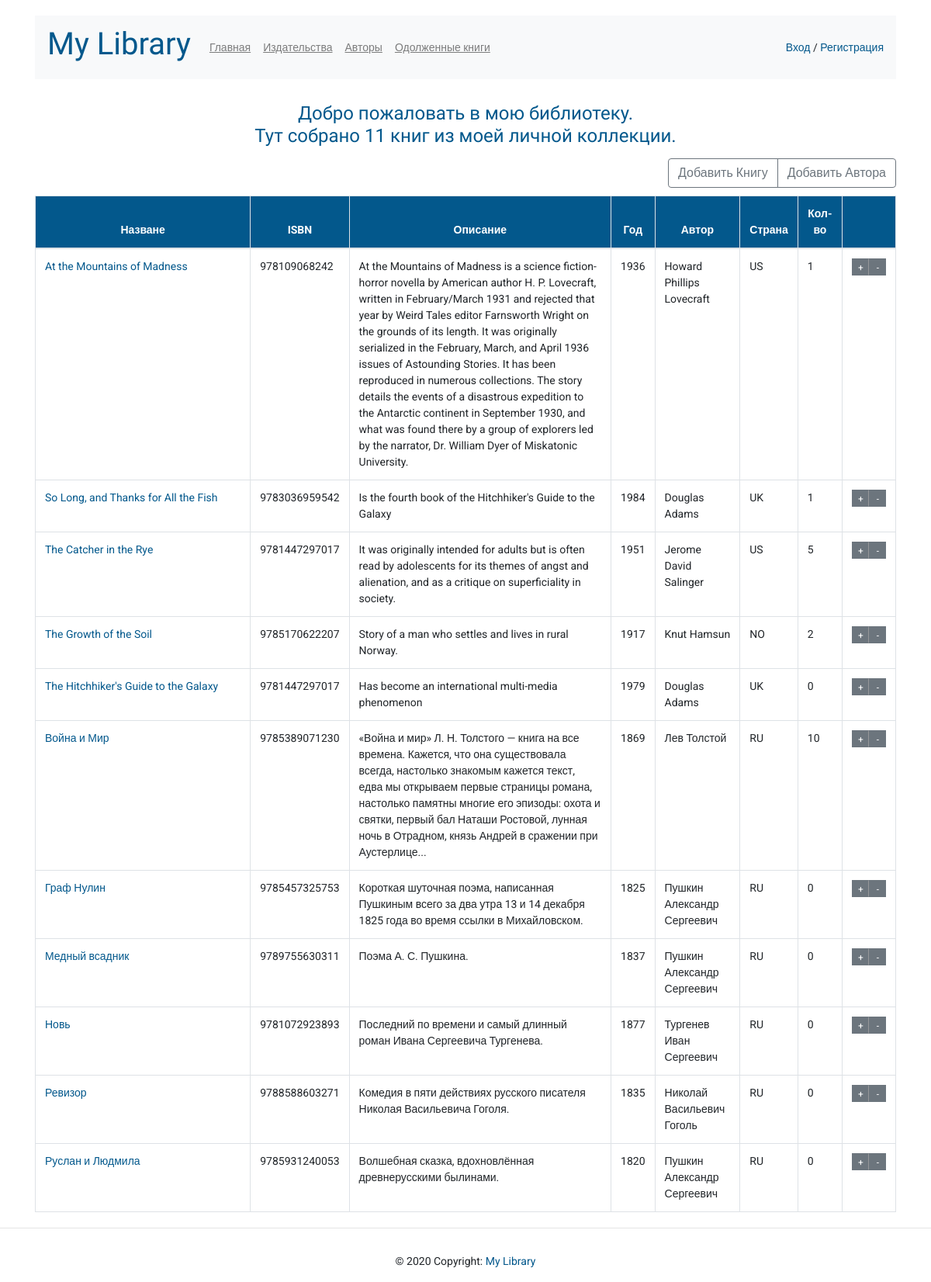
The page / on the database its author committed.
### p_library/models.py (models this page shows, shortened)
class Book(models.Model):
    ISBN = models.CharField(max_length=13)
    title = models.TextField(verbose_name='Название')
    description = models.TextField(verbose_name='Описание')
    year_release = models.SmallIntegerField(verbose_name='Год издания')
    copy_count = models.SmallIntegerField(default=0, verbose_name='Кол-во', blank=True)
    price = models.DecimalField(max_digits=10, decimal_places=2, default=0, verbose_name='Цена', blank=True)
    author = models.ForeignKey(Author, on_delete=models.CASCADE, verbose_name='Автор',
                               related_name='book_author')
    publisher = models.ForeignKey(Publisher, on_delete=models.SET_DEFAULT, default=1,
                                  verbose_name='Издатель')
    friend_reader = models.ManyToManyField('p_library.Friend', related_name='book_reader',
                                           verbose_name='Читающие друзья', blank=True)
    image = models.ImageField(upload_to='book_covers', blank=True)
    class Meta:
        ordering = ['title']

class Author(models.Model):
    full_name = models.TextField(verbose_name='Имя')
    birth_year = models.SmallIntegerField(verbose_name='Год рождения')
    country = models.CharField(verbose_name='Страна', max_length=2)
    class Meta:
        ordering = ['full_name']

### p_library/views.py (the view)
# urls.py: path('', views.index),
def index(request):
    template = loader.get_template('index.html')
    books = Book.objects.all()
    data = {
        'title': 'мою библиотеку',
        'books': books,
    }
    if request.user.is_authenticated:
        data['username'] = request.user.username
    return HttpResponse(template.render(data, request))

### p_library/templates/index.html (shortened to what this page needs)
{% extends 'base.html' %}
{% block content %}
<h4 class="text-center">Добро пожаловать в {{ title }}. <br>
    Тут собрано {{ books|length }} книг из моей личной коллекции.</h4>
<div class="btn-group add-btn-main-group" role="group">
    <a href="/book/create" class="btn btn-outline-secondary add-btn-main">Добавить Книгу</a>
    <a href="/author/create" class="btn btn-outline-secondary add-btn-main">Добавить Автора</a>
</div>
<table class="table table-bordered table-condensed">
    <thead>
        <tr class="text-center">
            <th class="w-25">Назване</th>
            <th>ISBN</th>
            <th>Описание</th>
            <th>Год</th>
            <th>Автор</th>
            <th>Страна</th>
            <th>Кол-во</th>
            <th></th>
        </tr>
    </thead>
    <tbody>
        {% for book in books %}
        <tr>
            <td><a href="../book/{{ book.pk }}" title="подробнее">{{ book.title }}</a></td>
            <td>{{ book.ISBN }}</td>
            <td>{{ book.description }}</td>
            <td>{{ book.year_release }}</td>
            <td>{{ book.author.full_name }}</td>
            <td>{{ book.author.country }}</td>
            <td>{{ book.copy_count }}</td>
            <td>
                <div class="btn-group" role="group" aria-label="Basic example">
                    <form action="/index/book_increment/" method="post" enctype="multipart/form-data">
                        <input class="btn btn-secondary right-border btn-small" type="submit" value="+">
                    </form>
                    <form action="/index/book_decrement/" method="post" enctype="multipart/form-data">
                        <input class="btn btn-secondary btn-small" type="submit" value="-">
                    </form>
                </div>
            </td>
        </tr>
        {% endfor %}
    </tbody>
</table>
{% endblock %}

### p_library/static/CSS/style.css (style rules this page uses)
html { position: relative; min-height: 100%; }
body { font-family: 'Roboto', sans-serif; font-size: 14px; margin-bottom: 90px; }
h1, h2, h3, h4 { color: #03588c; font-family: 'Open Sans Condensed', sans-serif; }
th { background-color: #03588c; color: white; }
.btn-small { width: 22px; height: 22px; font-size: 12px; padding: 1px 0 0 1px; border-radius: 0 !important; }
.btn-small.right-border { border-right: 1px solid #959699; }
a { color: #03588c; }
.add-btn-main-group { margin-top: 6px; margin-bottom: 10px; float: right; }

### rows shown on the page
Book: title "At the Mountains of Madness", ISBN "978109068242", description "At the Mountains of Madness is a science fiction-horror novella by American author H. P. Lovecraft, written in February/March 1931 and rejected that year by Weird Tales editor Farnsworth Wright on the grounds of its length. It was originally serialized in the February, March, and April 1936 issues of Astounding Stories. It has been reproduced in numerous collections. The story details the events of a disastrous expedition to the Antarctic continent in September 1930, and what was found there by a group of explorers led by the narrator, Dr. William Dyer of Miskatonic University.", year_release "1936", author.full_name "Howard Phillips Lovecraft", author.country "US", copy_count "1"
Book: title "So Long, and Thanks for All the Fish", ISBN "9783036959542", description "Is the fourth book of the Hitchhiker's Guide to the Galaxy", year_release "1984", author.full_name "Douglas Adams", author.country "UK", copy_count "1"
Book: title "The Catcher in the Rye", ISBN "9781447297017", description "It was originally intended for adults but is often read by adolescents for its themes of angst and alienation, and as a critique on superficiality in society.", year_release "1951", author.full_name "Jerome David Salinger", author.country "US", copy_count "5"
Book: title "The Growth of the Soil", ISBN "9785170622207", description "Story of a man who settles and lives in rural Norway.", year_release "1917", author.full_name "Knut Hamsun", author.country "NO", copy_count "2"
Book: title "The Hitchhiker's Guide to the Galaxy", ISBN "9781447297017", description "Has become an international multi-media phenomenon", year_release "1979", author.full_name "Douglas Adams", author.country "UK", copy_count "0"
Book: title "Война и Мир", ISBN "9785389071230", description "«Война и мир» Л. Н. Толстого — книга на все времена. Кажется, что она существовала всегда, настолько знакомым кажется текст, едва мы открываем первые страницы романа, настолько памятны многие его эпизоды: охота и святки, первый бал Наташи Ростовой, лунная ночь в Отрадном, князь Андрей в сражении при Аустерлице...", year_release "1869", author.full_name "Лев Толстой", author.country "RU", copy_count "10"
Book: title "Граф Нулин", ISBN "9785457325753", description "Короткая шуточная поэма, написанная Пушкиным всего за два утра 13 и 14 декабря 1825 года во время ссылки в Михайловском.", year_release "1825", author.full_name "Пушкин Александр Сергеевич", author.country "RU", copy_count "0"
Book: title "Медный всадник", ISBN "9789755630311", description "Поэма А. С. Пушкина.", year_release "1837", author.full_name "Пушкин Александр Сергеевич", author.country "RU", copy_count "0"
Book: title "Новь", ISBN "9781072923893", description "Последний по времени и самый длинный роман Ивана Сергеевича Тургенева.", year_release "1877", author.full_name "Тургенев Иван Сергеевич", author.country "RU", copy_count "0"
Book: title "Ревизор", ISBN "9788588603271", description "Комедия в пяти действиях русского писателя Николая Васильевича Гоголя.", year_release "1835", author.full_name "Николай Васильевич Гоголь", author.country "RU", copy_count "0"
Book: title "Руслан и Людмила", ISBN "9785931240053", description "Волшебная сказка, вдохновлённая древнерусскими былинами.", year_release "1820", author.full_name "Пушкин Александр Сергеевич", author.country "RU", copy_count "0"

### other values the page prints
{{ title }} "мою библиотеку"
{{ books|length }} "11"
